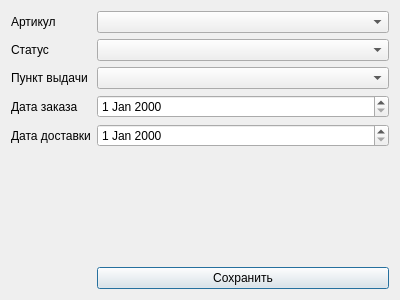
<?xml version="1.0" encoding="UTF-8"?>
<ui version="4.0">
 <class>OrderDialog</class>
 <widget class="QDialog" name="OrderDialog">
  <property name="geometry">
   <rect>
    <x>0</x>
    <y>0</y>
    <width>400</width>
    <height>300</height>
   </rect>
  </property>
  <property name="windowTitle">
   <string>Заказ</string>
  </property>
  <layout class="QVBoxLayout" name="verticalLayout_2">
   <item>
    <layout class="QVBoxLayout" name="verticalLayout">
     <item>
      <layout class="QFormLayout" name="formLayout">
       <item row="0" column="0">
        <widget class="QLabel" name="productLabel">
         <property name="text">
          <string>Артикул</string>
         </property>
        </widget>
       </item>
       <item row="0" column="1">
        <widget class="QComboBox" name="productComboBox"/>
       </item>
       <item row="1" column="0">
        <widget class="QLabel" name="statusLabel">
         <property name="text">
          <string>Статус</string>
         </property>
        </widget>
       </item>
       <item row="1" column="1">
        <widget class="QComboBox" name="statusComboBox"/>
       </item>
       <item row="2" column="0">
        <widget class="QLabel" name="pickupLabel">
         <property name="text">
          <string>Пункт выдачи</string>
         </property>
        </widget>
       </item>
       <item row="2" column="1">
        <widget class="QComboBox" name="pickupComboBox"/>
       </item>
       <item row="3" column="0">
        <widget class="QLabel" name="orderLabel">
         <property name="text">
          <string>Дата заказа</string>
         </property>
        </widget>
       </item>
       <item row="3" column="1">
        <widget class="QDateEdit" name="orderDateEdit"/>
       </item>
       <item row="4" column="0">
        <widget class="QLabel" name="deliveryLabel">
         <property name="text">
          <string>Дата доставки</string>
         </property>
        </widget>
       </item>
       <item row="4" column="1">
        <widget class="QDateEdit" name="deliveryDateEdit"/>
       </item>
       <item row="6" column="1">
        <widget class="QPushButton" name="pushButton_save">
         <property name="text">
          <string>Сохранить</string>
         </property>
        </widget>
       </item>
       <item row="5" column="1">
        <spacer name="verticalSpacer">
         <property name="orientation">
          <enum>Qt::Orientation::Vertical</enum>
         </property>
         <property name="sizeHint" stdset="0">
          <size>
           <width>20</width>
           <height>40</height>
          </size>
         </property>
        </spacer>
       </item>
      </layout>
     </item>
    </layout>
   </item>
  </layout>
 </widget>
 <resources/>
 <connections/>
</ui>
